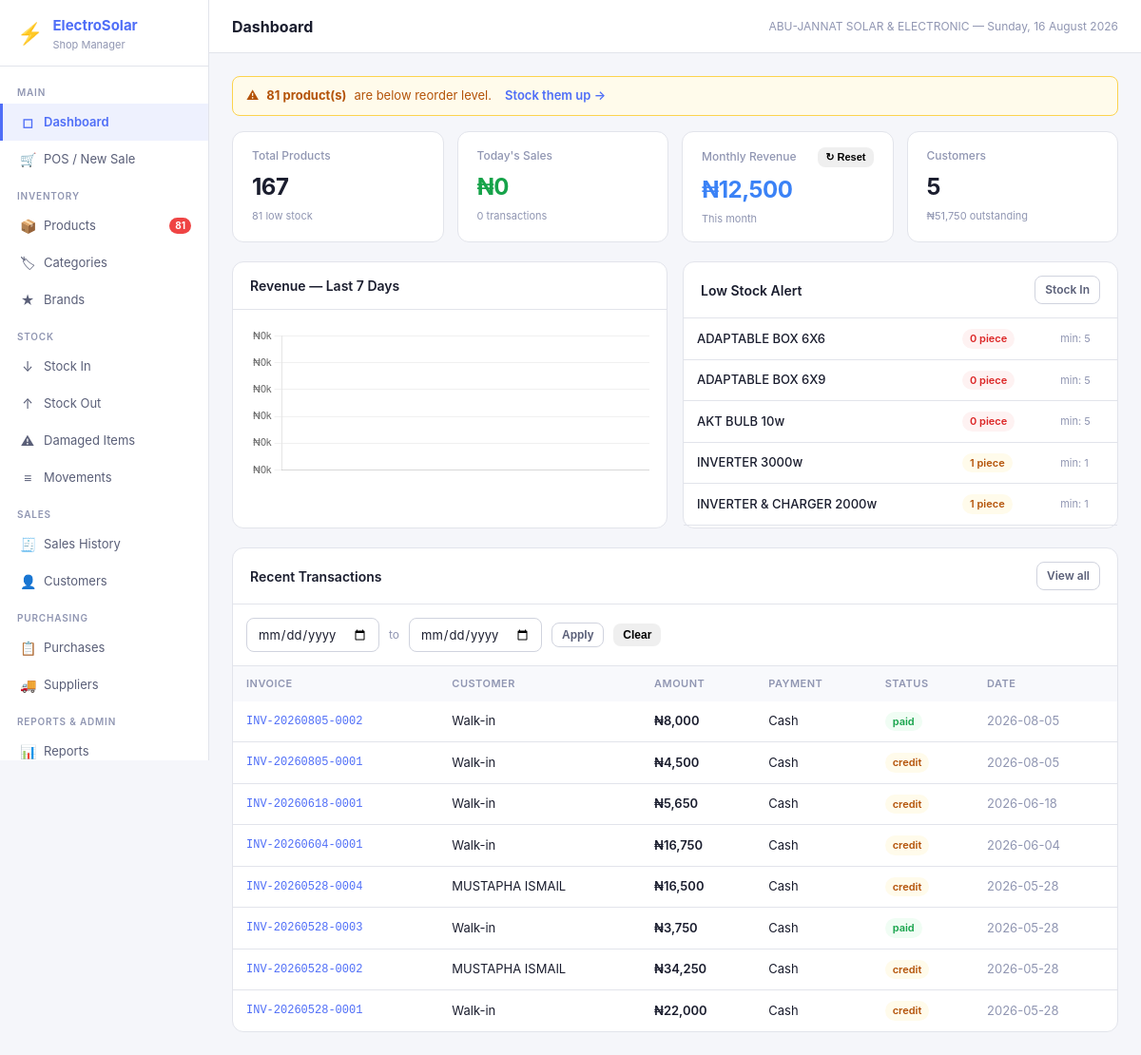
The app's page /dashboard (signed in) with its own data.
### tables this page shows
CREATE TABLE settings (
            key TEXT PRIMARY KEY,
            value TEXT
        );

CREATE TABLE products (
            id INTEGER PRIMARY KEY AUTOINCREMENT,
            name TEXT NOT NULL,
            sku TEXT UNIQUE NOT NULL,
            category_id INTEGER REFERENCES categories(id),
            brand_id INTEGER REFERENCES brands(id),
            model_number TEXT,
            wattage REAL,
            voltage REAL,
            amperage REAL,
            capacity TEXT,
            warranty TEXT,
            cost_price REAL NOT NULL DEFAULT 0,
            selling_price REAL NOT NULL DEFAULT 0,
            quantity INTEGER NOT NULL DEFAULT 0,
            reorder_level INTEGER NOT NULL DEFAULT 5,
            unit TEXT NOT NULL DEFAULT 'piece',
            description TEXT,
            is_active INTEGER NOT NULL DEFAULT 1,
            created_at TEXT NOT NULL DEFAULT (datetime('now')),
            updated_at TEXT NOT NULL DEFAULT (datetime('now'))
        , wholesale_price REAL NOT NULL DEFAULT 0);

CREATE TABLE sales (
            id INTEGER PRIMARY KEY AUTOINCREMENT,
            invoice_no TEXT UNIQUE NOT NULL,
            customer_id INTEGER REFERENCES customers(id),
            user_id INTEGER NOT NULL REFERENCES users(id),
            subtotal REAL NOT NULL DEFAULT 0,
            discount REAL NOT NULL DEFAULT 0,
            total REAL NOT NULL DEFAULT 0,
            amount_paid REAL NOT NULL DEFAULT 0,
            balance REAL NOT NULL DEFAULT 0,
            payment_method TEXT NOT NULL DEFAULT 'cash',
            status TEXT NOT NULL DEFAULT 'paid',
            notes TEXT,
            created_at TEXT NOT NULL DEFAULT (datetime('now'))
        , sales_type TEXT NOT NULL DEFAULT 'retail');

### app.py (the view)
@app.route('/dashboard')
@login_required
def dashboard():
    today = date.today().isoformat()
    month_start = today[:7] + '-01'
    stats = {
        'total_products':     query("SELECT COUNT(*) c FROM products WHERE is_active=1", one=True)['c'],
        'low_stock_count':    query("SELECT COUNT(*) c FROM products WHERE is_active=1 AND quantity<=reorder_level", one=True)['c'],
        'today_sales':        query("SELECT COALESCE(SUM(total),0) c FROM sales WHERE date(created_at)=?", (today,), one=True)['c'],
        'today_transactions': query("SELECT COUNT(*) c FROM sales WHERE date(created_at)=?", (today,), one=True)['c'],
        'month_sales':        query("SELECT COALESCE(SUM(total),0) c FROM sales WHERE date(created_at)>=?", (month_start,), one=True)['c'],
        'total_customers':    query("SELECT COUNT(*) c FROM customers", one=True)['c'],
        'credit_outstanding': query("SELECT COALESCE(SUM(credit_balance),0) c FROM customers", one=True)['c'],
    }
    recent_sales = query("""SELECT s.*, COALESCE(c.name,'Walk-in') customer_name
        FROM sales s LEFT JOIN customers c ON s.customer_id=c.id
        ORDER BY s.created_at DESC LIMIT 8""")
    low_stock = query("""SELECT p.*, c.name category_name FROM products p
        LEFT JOIN categories c ON p.category_id=c.id
        WHERE p.is_active=1 AND p.quantity<=p.reorder_level ORDER BY p.quantity LIMIT 8""")
    chart = query("""SELECT date(created_at) day, COUNT(*) tx, COALESCE(SUM(total),0) rev
        FROM sales WHERE date(created_at) >= date('now','-6 days')
        GROUP BY date(created_at) ORDER BY day""")
    return render_template('dashboard.html', stats=stats, recent_sales=recent_sales,
                           low_stock=low_stock, chart=rows_to_list(chart))

### app.py (called while the page is built)
def get_db():
    if 'db' not in g:
        g.db = sqlite3.connect(DB_PATH)
        g.db.row_factory = sqlite3.Row
        g.db.execute("PRAGMA foreign_keys = ON")
        g.db.execute("PRAGMA journal_mode = WAL")
    return g.db

def query(sql, args=(), one=False):
    cur = get_db().execute(sql, args)
    rv = cur.fetchall()
    return (rv[0] if rv else None) if one else rv

def rows_to_list(rows):
    return [dict(r) for r in rows]

def login_required(f):
    @wraps(f)
    def decorated(*args, **kwargs):
        if 'user_id' not in session:
            return redirect(url_for('login'))
        return f(*args, **kwargs)
    return decorated

def current_user():
    return {'id': session.get('user_id'), 'username': session.get('username'),
            'full_name': session.get('full_name'), 'role': session.get('role')}

def get_settings():
    rows = query("SELECT key, value FROM settings")
    return {r['key']: r['value'] for r in rows}

@app.context_processor
def inject_globals():
    s = get_settings() if 'user_id' in session else {}
    low_stock = 0
    if 'user_id' in session:
        r = query("SELECT COUNT(*) as c FROM products WHERE is_active=1 AND quantity <= reorder_level", one=True)
        low_stock = r['c'] if r else 0
    return dict(settings=s, current_user=current_user(), low_stock_count=low_stock,
                now=datetime.now())

### templates/dashboard.html (shortened to what this page needs)
{% extends 'base.html' %}
{% block page_title %}Dashboard{% endblock %}
{% block content %}
{% set cur = settings.get('currency','₦') %}
{% if stats.low_stock_count > 0 %}
<div class="alert alert-warning">
  ⚠ <strong>{{ stats.low_stock_count }} product(s)</strong> are below reorder level.
  <a href="{{ url_for('stock_in') }}" style="font-weight:600;margin-left:6px;">Stock them up →</a>
</div>
{% endif %}
<div class="stat-grid" style="margin-bottom:20px;">
  <div class="stat-card">
    <div class="label">Total Products</div>
    <div class="value">{{ stats.total_products }}</div>
    <div class="sub">{{ stats.low_stock_count }} low stock</div>
  </div>
  <div class="stat-card">
    <div class="label">Today's Sales</div>
    <div class="value" style="color:var(--success-text);">{{ cur }}{{ '{:,.0f}'.format(stats.today_sales) }}</div>
    <div class="sub">{{ stats.today_transactions }} transactions</div>
  </div>
  <div class="stat-card">
    <div class="label" style="display:flex;justify-content:space-between;align-items:center;">
      <span>Monthly Revenue</span>
      {% if current_user.role == 'admin' %}
      <button class="btn btn-sm btn-ghost" onclick="resetMonthlyData()" title="Clear monthly data" style="font-size:11px;padding:4px 8px;">↻ Reset</button>
      {% endif %}
    </div>
    <div class="value" style="color:var(--info);">{{ cur }}{{ '{:,.0f}'.format(stats.month_sales) }}</div>
    <div class="sub">This month</div>
  </div>
  <div class="stat-card">
    <div class="label">Customers</div>
    <div class="value">{{ stats.total_customers }}</div>
    <div class="sub">{{ cur }}{{ '{:,.0f}'.format(stats.credit_outstanding) }} outstanding</div>
  </div>
</div>
<div style="display:grid;grid-template-columns:1fr 1fr;gap:16px;margin-bottom:20px;">
  <div class="card">
    <div class="card-header"><h3>Revenue — Last 7 Days</h3></div>
    <div class="card-body">
      <canvas id="salesChart" height="160"></canvas>
    </div>
  </div>
  <div class="card">
    <div class="card-header">
      <h3>Low Stock Alert</h3>
      <a href="{{ url_for('stock_in') }}" class="btn btn-sm btn-secondary">Stock In</a>
    </div>
    <div style="overflow-y:auto;max-height:220px;">
      {% if low_stock %}
      <table>
        <tbody>
          {% for p in low_stock %}
          <tr>
            <td style="padding-left:14px;font-weight:500;">{{ p.name }}</td>
            <td><span class="badge {% if p.quantity == 0 %}badge-danger{% else %}badge-warning{% endif %}">{{ p.quantity }} {{ p.unit }}</span></td>
            <td style="padding-right:14px;color:var(--text3);font-size:11px;">min: {{ p.reorder_level }}</td>
          </tr>
          {% endfor %}
        </tbody>
      </table>
      {% else %}
      <div class="empty-state" style="padding:24px;"><p>All stock levels are healthy ✓</p></div>
      {% endif %}
    </div>
  </div>
</div>
<div class="card">
  <div class="card-header">
    <h3>Recent Transactions</h3>
    <a href="{{ url_for('sales') }}" class="btn btn-sm btn-secondary">View all</a>
  </div>
  <div style="padding:14px;border-bottom:1px solid var(--border);display:flex;gap:10px;align-items:center;flex-wrap:wrap;background:var(--bg2);">
    <input type="date" id="txnFromDate" placeholder="From date" style="width:140px;">
    <span style="color:var(--text3);font-size:12px;">to</span>
    <input type="date" id="txnToDate" placeholder="To date" style="width:140px;">
    <button class="btn btn-sm btn-secondary" onclick="filterTransactions()">Apply</button>
    <button class="btn btn-sm btn-ghost" onclick="clearTransactionFilter()">Clear</button>
  </div>
  <div class="table-wrap">
    <table id="txnTable">
      <thead><tr><th>Invoice</th><th>Customer</th><th>Amount</th><th>Payment</th><th>Status</th><th>Date</th></tr></thead>
      <tbody id="txnBody">
        {% if recent_sales %}
          {% for s in recent_sales %}
          <tr data-date="{{ s.created_at[:10] }}">
            <td class="td-mono"><a href="{{ url_for('sale_detail', sid=s.id) }}">{{ s.invoice_no }}</a></td>
            <td>{{ s.customer_name }}</td>
            <td style="font-weight:600;">{{ cur }}{{ '{:,.0f}'.format(s.total) }}</td>
            <td style="text-transform:capitalize;">{{ s.payment_method.replace('_',' ') }}</td>
            <td><span class="badge badge-{% if s.status=='paid' %}success{% elif s.status=='credit' %}warning{% else %}info{% endif %}">{{ s.status }}</span></td>
            <td class="text-muted">{{ s.created_at[:10] }}</td>
          </tr>
          {% endfor %}
        {% else %}
          <tr><td colspan="6" style="text-align:center;padding:32px;color:var(--text3);">No sales recorded yet</td></tr>
        {% endif %}
      </tbody>
    </table>
  </div>
</div>
{% endblock %}
{% block scripts %}
<script>
const chartData = {{ chart | tojson }};
const labels = chartData.map(d => d.day ? d.day.slice(5) : '');
const revenue = chartData.map(d => d.rev || 0);
new Chart(document.getElementById('salesChart'), {
  type: 'bar',
  data: {
    labels,
    datasets: [{ label: 'Revenue', data: revenue, backgroundColor: '#4f6ef7',
      borderRadius: 4, borderSkipped: false }]
  },
  options: {
    responsive: true, maintainAspectRatio: false,
    plugins: { legend: { display: false } },
    scales: {
      x: { grid: { display: false }, ticks: { font: { size: 11 } } },
      y: { grid: { color: '#f0f0f0' }, ticks: { font: { size: 11 },
            callback: v => '₦' + (v/1000).toFixed(0) + 'k' } }
    }
  }
});
function filterTransactions() {
  const fromDate = document.getElementById('txnFromDate').value;
  const toDate = document.getElementById('txnToDate').value;
  if (!fromDate || !toDate) {
    alert('Please select both dates');
    return;
  }
  document.querySelectorAll('#txnBody tr').forEach(row => {
    const rowDate = row.dataset.date;
    row.style.display = (rowDate >= fromDate && rowDate <= toDate) ? '' : 'none';
  });
}
function clearTransactionFilter() {
  document.getElementById('txnFromDate').value = '';
  document.getElementById('txnToDate').value = '';
  document.querySelectorAll('#txnBody tr').forEach(row => {
    row.style.display = 'table-row';
  });
}
function resetMonthlyData() {
  if (!confirm('This will delete all sales from this month. This action cannot be undone. Are you sure?')) {
    return;
  }
  fetch('{{ url_for("reset_monthly_sales") }}', {
    method: 'POST'
  })
  .then(r => r.json())
  .then(result => {
    if (result.success) {
      alert('Monthly sales data cleared. Refreshing...');
      location.reload();
    } else {
      alert('Error: ' + result.message);
    }
  })
  .catch(e => alert('Error: ' + e));
}
</script>
{% endblock %}

### templates/base.html (shortened to what this page needs)
<!DOCTYPE html>
<html lang="en">
<head>
<link rel="stylesheet" href="{{ url_for('static', filename='css/style.css') }}">
</head>
<body>
<div class="app-shell">
  <aside class="sidebar">
    <div class="sidebar-logo">
      <div class="logo-icon">⚡</div>
      <div>
        <h1>ElectroSolar</h1>
        <p>Shop Manager</p>
      </div>
    </div>
    <nav class="sidebar-nav">
      <div class="nav-section">Main</div>
      <a href="{{ url_for('dashboard') }}" class="nav-item {% if request.endpoint=='dashboard' %}active{% endif %}">
        <span class="nav-icon">◻</span> Dashboard
      </a>
      <a href="{{ url_for('pos') }}" class="nav-item {% if request.endpoint=='pos' %}active{% endif %}">
        <span class="nav-icon">🛒</span> POS / New Sale
      </a>
      <div class="nav-section">Inventory</div>
      <a href="{{ url_for('products') }}" class="nav-item {% if request.endpoint=='products' %}active{% endif %}">
        <span class="nav-icon">📦</span> Products
        {% if low_stock_count > 0 %}<span class="nav-badge">{{ low_stock_count }}</span>{% endif %}
      </a>
      <a href="{{ url_for('categories') }}" class="nav-item {% if request.endpoint=='categories' %}active{% endif %}">
        <span class="nav-icon">🏷</span> Categories
      </a>
      <a href="{{ url_for('brands') }}" class="nav-item {% if request.endpoint=='brands' %}active{% endif %}">
        <span class="nav-icon">★</span> Brands
      </a>
      <div class="nav-section">Stock</div>
      <a href="{{ url_for('stock_in') }}" class="nav-item {% if request.endpoint=='stock_in' %}active{% endif %}">
        <span class="nav-icon">↓</span> Stock In
      </a>
      <a href="{{ url_for('stock_out') }}" class="nav-item {% if request.endpoint=='stock_out' %}active{% endif %}">
        <span class="nav-icon">↑</span> Stock Out
      </a>
      <a href="{{ url_for('stock_damaged') }}" class="nav-item {% if request.endpoint=='stock_damaged' %}active{% endif %}">
        <span class="nav-icon">⚠</span> Damaged Items
      </a>
      <a href="{{ url_for('stock_movements') }}" class="nav-item {% if request.endpoint=='stock_movements' %}active{% endif %}">
        <span class="nav-icon">≡</span> Movements
      </a>
      <div class="nav-section">Sales</div>
      <a href="{{ url_for('sales') }}" class="nav-item {% if request.endpoint in ['sales','sale_detail'] %}active{% endif %}">
        <span class="nav-icon">🧾</span> Sales History
      </a>
      <a href="{{ url_for('customers') }}" class="nav-item {% if request.endpoint in ['customers','customer_history'] %}active{% endif %}">
        <span class="nav-icon">👤</span> Customers
      </a>
      <div class="nav-section">Purchasing</div>
      <a href="{{ url_for('purchases') }}" class="nav-item {% if request.endpoint in ['purchases','purchase_detail'] %}active{% endif %}">
        <span class="nav-icon">📋</span> Purchases
      </a>
      <a href="{{ url_for('suppliers') }}" class="nav-item {% if request.endpoint=='suppliers' %}active{% endif %}">
        <span class="nav-icon">🚚</span> Suppliers
      </a>
      <div class="nav-section">Reports & Admin</div>
      <a href="{{ url_for('reports') }}" class="nav-item {% if request.endpoint=='reports' %}active{% endif %}">
        <span class="nav-icon">📊</span> Reports
      </a>
    </nav>
  </aside>
  <div class="main-area">
    <header class="topbar">
      <h2>{% block page_title %}{% endblock %}</h2>
      <span class="topbar-meta">{{ settings.get('shop_name','ElectroSolar') }} — {{ now.strftime('%A, %d %B %Y') }}</span>
    </header>
    <main class="page-content">
      {% block content %}{% endblock %}
    </main>
  </div>
</div>
{% block scripts %}{% endblock %}
</body>
</html>

### records on screen
settings: get "ABU-JANNAT SOLAR & ELECTRONIC"
products: name "ADAPTABLE BOX 6X6", quantity "0", unit "piece", reorder_level "5"
products: name "ADAPTABLE BOX 6X9", quantity "0", unit "piece", reorder_level "5"
products: name "AKT BULB 10w", quantity "0", unit "piece", reorder_level "5"
products: name "INVERTER 3000w", quantity "1", unit "piece", reorder_level "1"
products: name "INVERTER & CHARGER 2000w", quantity "1", unit "piece", reorder_level "1"
sales: invoice_no "INV-20260805-0002", customer_name "Walk-in", cur "₦", total "8,000", payment_method.replace "Cash", status "paid", created_at "2026-08-05"
sales: invoice_no "INV-20260805-0001", customer_name "Walk-in", cur "₦", total "4,500", payment_method.replace "Cash", status "credit", created_at "2026-08-05"
sales: invoice_no "INV-20260618-0001", customer_name "Walk-in", cur "₦", total "5,650", payment_method.replace "Cash", status "credit", created_at "2026-06-18"
sales: invoice_no "INV-20260604-0001", customer_name "Walk-in", cur "₦", total "16,750", payment_method.replace "Cash", status "credit", created_at "2026-06-04"
sales: invoice_no "INV-20260528-0004", customer_name "MUSTAPHA ISMAIL", cur "₦", total "16,500", payment_method.replace "Cash", status "credit", created_at "2026-05-28"
sales: invoice_no "INV-20260528-0003", customer_name "Walk-in", cur "₦", total "3,750", payment_method.replace "Cash", status "paid", created_at "2026-05-28"
sales: invoice_no "INV-20260528-0002", customer_name "MUSTAPHA ISMAIL", cur "₦", total "34,250", payment_method.replace "Cash", status "credit", created_at "2026-05-28"
sales: invoice_no "INV-20260528-0001", customer_name "Walk-in", cur "₦", total "22,000", payment_method.replace "Cash", status "credit", created_at "2026-05-28"

### other values on screen
{{ low_stock_count }} "81"
{{ stats.low_stock_count }} "81"
{{ stats.total_products }} "167"
{{ cur }} "₦"
{{ '{:,.0f}'.format(stats.today_sales) }} "0"
{{ stats.today_transactions }} "0"
{{ '{:,.0f}'.format(stats.month_sales) }} "12,500"
{{ stats.total_customers }} "5"
{{ '{:,.0f}'.format(stats.credit_outstanding) }} "51,750"
